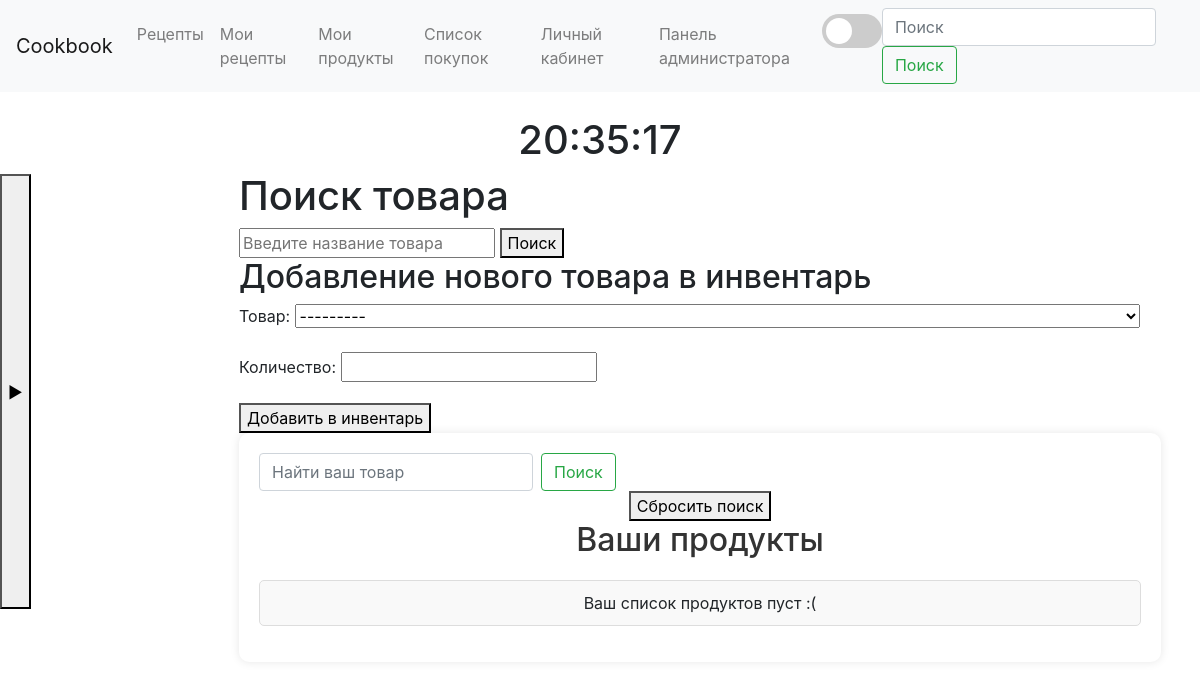
/products (signed in), run on an earlier commit of the app's database.
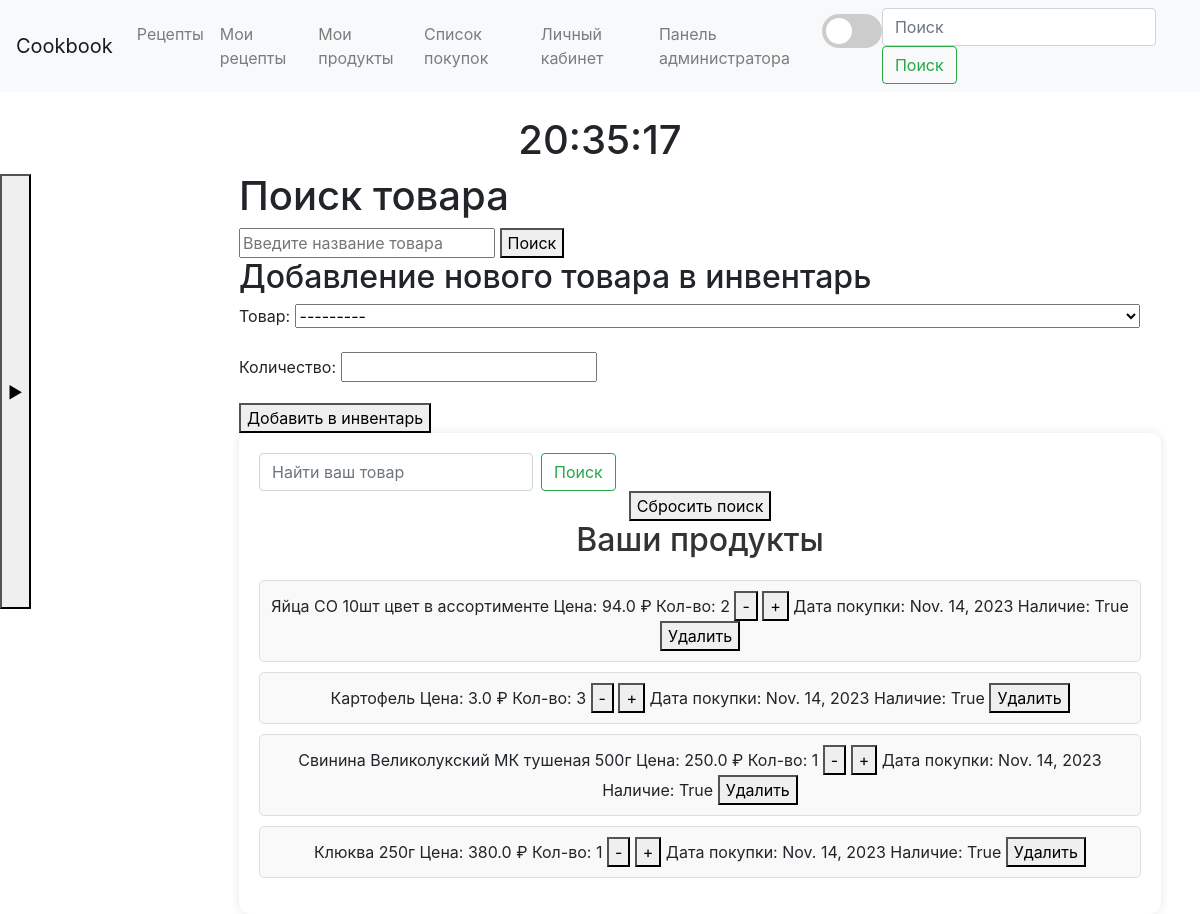
And on a later commit of the database.
### main/models.py (models this page shows)
class InventoryItem(models.Model):
    user = models.ForeignKey(User, on_delete=models.CASCADE)
    product = models.ForeignKey(Product, on_delete=models.CASCADE)
    availability = models.BooleanField(null=True)
    quantity = models.IntegerField(null=True)
    date_of_purchase = models.DateField(null=True)
    expiry_date = models.DateField(null=True)

class Product(models.Model):
    name = models.CharField(max_length=200)
    price = models.FloatField(null=True)
    def __str__(self):
        return self.name

### main/views.py (the view)
# urls.py: path('products', views.products, name='products'),
def products(request):
    query = request.GET.get('q', '')
    inventory_query = request.GET.get('inventory_q', '')
    inventory_results = []
    results = []
    shop_list = Shopping_list_item.objects.filter(user=request.user)
    if query and request.method == 'GET':
        results = Product.objects.filter(name__icontains=query)
    if inventory_query and request.method == 'GET':
        inventory_results = InventoryItem.objects.filter(
            Q(product__name__icontains=inventory_query) &
            Q(user=request.user)
        )
    if request.method == 'POST':
        form = InventoryItemForm(request.POST)
        if form.is_valid():
            item = form.save(commit=False)
            item.user = request.user
            item.date_of_purchase = timezone.now()
            item.availability = True
            item.save()
            return redirect('products')
    else:
        form = InventoryItemForm()
    if not inventory_results:
        user_inventory = InventoryItem.objects.filter(user=request.user)
    else:
        user_inventory = inventory_results
    return render(request, 'main/products.html', {'form': form, 'user_inventory': user_inventory, 'results': results,
                                                  'query': query, 'inventory_results': inventory_results,})

### main/forms.py
class InventoryItemForm(forms.ModelForm):
    class Meta:
        model = InventoryItem
        fields = ['product', 'quantity']

### main/templates/main/Products.html (shortened to what this page needs)
{% extends 'main/base.html' %}
{% block content %}
    <h1>Поиск товара</h1>
    <form method="get" action="{% url 'products' %}">
        <input type="text" name="q" value="{{ query }}" placeholder="Введите название товара">
        <button type="submit">Поиск</button>
    </form>
    <h2>Добавление нового товара в инвентарь</h2>
    <form method="post" action="{% url 'products' %}">
        <div class="form-group">
            <label for="{{ form.product.id_for_label }}">Товар:</label>
            {{ form.product }}
        </div>
        <div class="form-group">
            <label for="{{ form.quantity.id_for_label }}">Количество:</label>
            {{ form.quantity }}
        </div>
        <button type="submit">Добавить в инвентарь</button>
    </form>
    <div class="custom-container">
        <form class="form-inline ml-auto" method="GET" action="{% url 'products' %}">
            <input class="form-control mr-sm-2" type="search" name="inventory_q" placeholder="Найти ваш товар" aria-label="Search">
            <button class="btn btn-outline-success my-2 my-sm-0" type="submit">Поиск</button>
        </form>
        <a href="{% url 'products' %}">
            <button>Сбросить поиск</button>
        </a>
        <h2 class="custom-heading">Ваши продукты</h2>
        <ul class="custom-list">
            {% for item in user_inventory %}
                <li class="custom-item">
                    {{ item.product.name }}
                    Цена: {{ item.product.price }} ₽
                    Кол-во:
                    <span id="quantity_{{ item.product.id }}">{{ item.quantity }}</span>
                    <button onclick="decreaseQuantity({{ item.product.id }})">-</button>
                    <button onclick="increaseQuantity({{ item.product.id }})">+</button>
                    Дата покупки: {{ item.date_of_purchase }}
                    Наличие: {{ item.availability }}
                    <button onclick="deleteProduct({{ item.product.id }})">Удалить</button>
                </li>
            {% empty %}
                <li class="custom-item">Ваш список продуктов пуст :(</li>
            {% endfor %}
        </ul>
    </div>
{% endblock %}

### main/templates/main/base.html (shortened to what this page needs)
{% load static %}
<!DOCTYPE html>
<html lang="ru">
<head>
    <link rel="stylesheet" href="https://maxcdn.bootstrapcdn.com/bootstrap/4.5.2/css/bootstrap.min.css">
    <link rel="stylesheet" type="text/css" href="{% static 'main/css/main.css' %}">
</head>
<body>
<nav class="navbar navbar-expand-lg navbar-light bg-light">
    <a class="navbar-brand" href="{% url 'index' %}">Cookbook</a>
    <div class="collapse navbar-collapse" id="navbarNav">
        <ul class="navbar-nav">
            <li class="nav-item">
                <a class="nav-link" href="#">Рецепты</a>
            </li>
            {% if user.is_authenticated %}
            <li class="nav-item">
                <a class="nav-link" href="">Мои рецепты</a>
            </li>
            <li class="nav-item">
                <a class="nav-link" href="{% url 'products' %}">Мои продукты</a>
            </li>
            <li class="nav-item">
                <a class="nav-link" href="{% url 'shopping' %}">Список покупок</a>
            </li>
            <li class="nav-item">
                <a class="nav-link" href="{% url 'profile' %}">Личный кабинет</a>
            </li>
            {% if user.is_staff %}
            <li class="nav-item">
                <a class="nav-link" href="{% url 'admin:index' %}">Панель администратора</a>
            </li>
            {% endif %}
            {% else %}
            <li class="nav-item"> </li>
                <a  class="nav-link" href="{% url 'login' %}">Войти</a>
            {% endif %}
            <li>
                <div class="navbar-nav">
                    <label class="switch">
                        <span class="slider round"></span>
                    </label>
                </div>
            </li>
        </ul>
        <form class="form-inline ml-auto">
            <input class="form-control mr-sm-2" type="search" placeholder="Поиск" aria-label="Search">
            <button class="btn btn-outline-success my-2 my-sm-0" type="submit">Поиск</button>
        </form>
    </div>
</nav>
<div class="container d-flex justify-content-center align-items-start mt-4">
    <div class="text-center">
        <h1><span id="current-time"></span></h1>
    </div>
</div>
<div class="container-fluid">
    <div class="row">
        <button id="toggleSidebar" class="sidebar-toggle-button" style="position: fixed ; height: 435px; margin-top: 2px;">&#9654;</button>
        <main role="main" class="col-md-9 ml-sm-auto col-lg-10 px-4">
            <div class="container">
                {% block content %}
                {% endblock %}
            </div>
        </main>
    </div>
</div>
</body>
</html>

### main/static/main/css/main.css (style rules this page uses)
.switch { position: relative; display: inline-block; width: 60px; height: 34px; }
.slider { position: absolute; cursor: pointer; top: 0; left: 0; right: 0; bottom: 0; background-color: #ccc; -webkit-transition: 0.4s; transition: 0.4s; border-radius: 34px; }
.slider:before { position: absolute; content: ""; height: 26px; width: 26px; left: 4px; bottom: 4px; background-color: white; -webkit-transition: 0.4s; transition: 0.4s; border-radius: 50%; }
#toggleSidebar { position: fixed; height: 50px; width: auto; margin-top: 2px; opacity: 1; }
.custom-container { text-align: center; background-color: #fff; padding: 20px; border-radius: 10px; box-shadow: 0 0 10px rgba(0, 0, 0, 0.1); }
.custom-heading { color: #333; margin-bottom: 20px; }
.custom-list { list-style-type: none; padding: 0; }
.custom-item { margin-bottom: 10px; padding: 10px; border: 1px solid #ddd; border-radius: 5px; background-color: #f9f9f9; }

What changed in the data, as far as the page shows it:
added InventoryItem: product.name "Яйца СО 10шт цвет в ассортименте", product.price "94.0", quantity "2", date_of_purchase "Nov. 14, 2023", availability "True"
added InventoryItem: product.name "Картофель", product.price "3.0", quantity "3", date_of_purchase "Nov. 14, 2023", availability "True"
added InventoryItem: product.name "Свинина Великолукский МК тушеная 500г", product.price "250.0", quantity "1", date_of_purchase "Nov. 14, 2023"
Also different on the page:
text no longer shown: "Ваш список продуктов пуст :("
